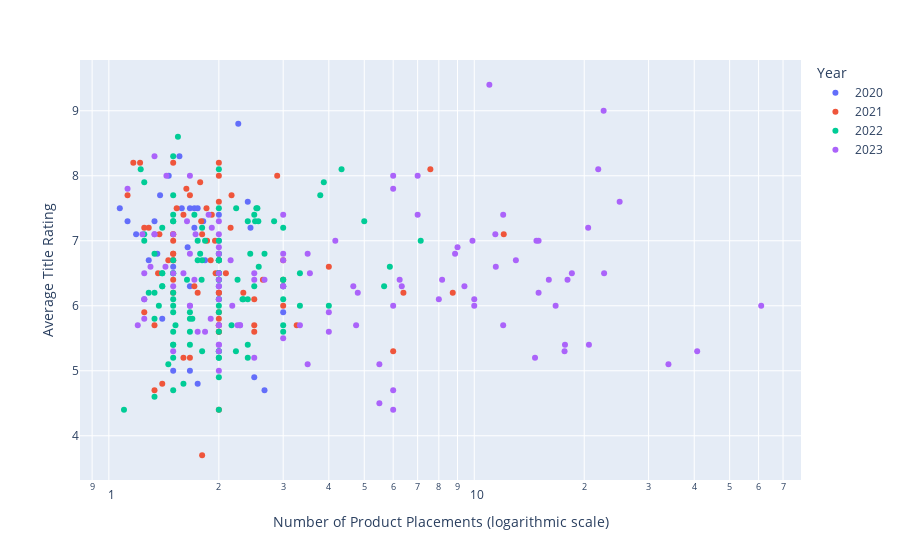

Notebook cell for this chart:
### Code cell
fig2 = px.scatter(
    resolved_data,
    x='imgCount',
    y='averageRating',
    color='year',
    category_orders={'year': resolved_data['year'].sort_values().unique()},
    hover_name='Title',
    log_x=True,
    labels={
        'imgCount':'Number of Product Placements (logarithmic scale)',
        'averageRating':'Average Title Rating',
        'year':'Year'
    }
)

fig2.show()

### Figure 1 — Plotly figure (JSON) as saved in the notebook; plotly's stock layout.template omitted (floating-point values rounded to 4 significant figures)
{"data": [{"hovertemplate": "<b>%{hovertext}</b><br><br>Year=2020<br>Number of Product Placements (logarithmic scale)=%{x}<br>Average Title Rating=%{y}<extra></extra>", "hovertext": ["Gentefied", "Fatman (2020)", "9-1-1: Lone Star", "Power Book II: Ghost", "Trying", "Ted Lasso", "Big Sky", "Unbreakable Kimmy Schmidt: Kimmy vs the Reverend (2020)", "Songbird (2020)", "Operation Christmas Drop (2020)", "Modern Persuasion (2020)", "Locke & Key", "The Empty Man (2020)", "Home Before Dark", "Penguin Bloom (2020)", "Hillbilly Elegy (2020)", "The Flight Attendant", "Industry", "The Stand In (2020)", "Little America", "Breeders", "The Undoing", "All My Life (2020)", "Awkwafina Is Nora from Queens", "Dave", "The Wilds", "Mythic Quest", "Emily in Paris", "Nurses", "Warrior Nun", "Sweet Magnolias", "Woke", "Mainstream (2020)", "Intelligence", "Space Force", "Diary of a Future President", "The Night House (2020)", "Holidate (2020)"], "legendgroup": "2020", "marker": {"color": "#636efa", "symbol": "circle"}, "mode": "markers", "name": "2020", "orientation": "v", "showlegend": true, "type": "scatter", "x": [1.071, 3, 2.441, 1.667, 1.458, 2.26, 1.357, 1.667, 1.75, 1.4, 2.5, 1.125, 2, 1.583, 2, 2, 1.188, 1.714, 2.667, 2.4, 1.714, 2, 2, 1.75, 1.56, 1.333, 1.381, 1.643, 1.25, 2, 1.812, 1.286, 1.5, 1.667, 1.833, 1.5, 2, 2], "xaxis": "x", "y": [7.5, 5.9, 7.2, 7.5, 8, 8.8, 6.8, 5, 4.8, 5.8, 4.9, 7.3, 6.2, 7.5, 6.8, 6.7, 7.1, 7.2, 4.7, 7.6, 7.5, 7.4, 6.3, 7.5, 8.3, 7.3, 7.7, 6.9, 6.1, 7, 7.3, 6.7, 5, 6.3, 6.7, 6.6, 6.5, 6.1], "yaxis": "y"}, {"hovertemplate": "<b>%{hovertext}</b><br><br>Year=2021<br>Number of Product Placements (logarithmic scale)=%{x}<br>Average Title Rating=%{y}<extra></extra>", "hovertext": ["False Positive (2021)", "Best Sellers (2021)", "CODA (2021)", "Mr. Mayor", "To All the Boys: Always and Forever (2021)", "The Premise", "Ginny & Georgia", "Sex/Life", "Spider-Man: No Way Home (2021)", "Here Today (2021)", "The Upshaws", "The Crew", "Walker", "Rutherford Falls", "Call Your Mother", "The Map of Tiny Perfect Things (2021)", "The Sex Lives of College Girls", "Big Shot", "Together Together (2021)", "Silent Night (2021)", "Girls5eva", "Only Murders in the Building", "Mayor of Kingstown", "American Auto", "Grand Crew", "Run the World", "Schmigadoon!", "Hacks", "The Chair", "The Shrink Next Door", "SurrealEstate", "Doogie Kameāloha M.D.", "American Horror Stories", "Law & Order: Organized Crime", "The Kissing Booth 3 (2021)", "Resort to Love (2021)", "Locked Down (2021)", "Flatbush Misdemeanors", "The White Lotus", "A Perfect Match (2021)", "Acapulco", "Tom and Jerry (2021)", "And Just Like That...", "Abbott Elementary", "Joe Pickett", "Pretty Smart", "National Champions (2021)", "A Christmas Number One (2021)", "American Rust", "The Last Letter from Your Lover (2021)", "Clifford the Big Red Dog (2021)", "Those Who Wish Me Dead (2021)", "Lisey's Story", "Saving Paradise (2021)", "He's All That (2021)", "On the Verge", "The Woman in the Window (2021)", "Moxie (2021)", "Heels", "Deadly Illusions (2021)", "The Mighty Ducks: Game Changers", "Swagger", "Good on Paper (2021)", "The Hating Game (2021)", "Nine Perfect Strangers", "Firefly Lane", "The Falcon and the Winter Soldier", "Kevin Can F**k Himself", "Ordinary Joe", "Crisis (2021)", "Invasion", "The Tomorrow War (2021)"], "legendgroup": "2021", "marker": {"color": "#EF553B", "symbol": "circle"}, "mode": "markers", "name": "2021", "orientation": "v", "showlegend": true, "type": "scatter", "x": [1.333, 1.5, 2, 1.5, 1.714, 1.5, 1.533, 2, 2, 1.5, 1.952, 2.091, 1.75, 1.9, 1.6, 1.5, 1.63, 1.85, 3, 2, 2.154, 7.583, 1.167, 1.959, 1.375, 2.64, 1.6, 1.217, 1.286, 1.5, 12.04, 1.857, 6.4, 2.167, 1.4, 1.333, 6, 1.5, 1.778, 2.5, 1.125, 1.667, 3.267, 1.5, 1.667, 2, 2, 2.5, 1.25, 3, 1.25, 3, 2, 2, 2, 1.364, 2.5, 2, 2.889, 1.8, 1.789, 1.913, 2, 2, 1.5, 2, 1.5, 1.8, 1.455, 2.333, 8.733, 4], "xaxis": "x", "y": [4.7, 6.2, 8, 6.4, 6.3, 6.7, 7.5, 5.6, 8.2, 6.7, 7, 6.5, 6.2, 6.7, 5.2, 6.8, 7.8, 7.5, 6.4, 5.7, 7.2, 8.1, 8.2, 6.5, 7.1, 6.4, 7.4, 8.2, 7.2, 7.1, 7.1, 7, 6.2, 7.7, 4.8, 5.7, 5.3, 6.8, 7.9, 6.1, 7.7, 5.2, 5.7, 8.2, 7.7, 5.8, 5.7, 5.6, 7.2, 6.7, 5.9, 6, 5.9, 6.2, 4.4, 6.5, 5.7, 6.7, 8, 3.7, 7.3, 7.4, 5.6, 6.2, 7, 7.6, 7.1, 7.1, 6.7, 6.2, 6.2, 6.6], "yaxis": "y"}, {"hovertemplate": "<b>%{hovertext}</b><br><br>Year=2022<br>Number of Product Placements (logarithmic scale)=%{x}<br>Average Title Rating=%{y}<extra></extra>", "hovertext": ["The Dropout", "Marry Me (2022)", "Don't Worry Darling (2022)", "She-Hulk: Attorney at Law", "Spirited (2022)", "Press Play (2022)", "Super Pumped", "She Said (2022)", "Rap Sh!t", "Reasonable Doubt", "From Scratch", "Rescued by Ruby (2022)", "Joe vs. Carole", "Wedding Season (2022)", "Anything's Possible (2022)", "Fleishman Is in Trouble", "Power Book IV: Force", "The Resort", "Hocus Pocus 2 (2022)", "Vengeance (2022)", "Watcher (2022)", "WeCrashed", "Suspicion", "Sonic the Hedgehog 2 (2022)", "As We See It", "The Afterparty", "Confess, Fletch (2022)", "Echo 3", "Bel-Air", "Mr. Harrigan's Phone (2022)", "Pretty Little Liars: Original Sin", "Peacemaker", "Family Squares (2022)", "The Kings of Napa", "The First Lady", "Father of the Bride (2022)", "First Kill", "Slumberland (2022)", "Archive 81", "Wednesday", "The Bubble (2022)", "Naomi", "Irma Vep", "The Lincoln Lawyer", "Men (2022)", "God's Favorite Idiot", "Secret Headquarters (2022)", "The Summer I Turned Pretty", "Blacklight (2022)", "Boo, Bitch", "Somewhere in Queens (2022)", "Hollywood Stargirl (2022)", "Keep Breathing", "Kimi (2022)", "Loot", "Look Both Ways (2022)", "Let the Right One In", "Kindred", "The Bear", "About Fate (2022)", "How I Met Your Father", "Along for the Ride (2022)", "Alone Together (2022)", "Better Nate Than Ever (2022)", "Poker Face (2022)", "The Watcher", "Lopez vs. Lopez", "Fantasy Football (2022)", "My Fake Boyfriend (2022)", "Reboot", "A Perfect Pairing (2022)", "Fire Island (2022)", "Emily the Criminal (2022)", "Raymond & Ray (2022)", "Partner Track", "Alaska Daily", "Love in the Villa (2022)", "Uncoupled", "Pitch Perfect: Bumper in Berlin", "Love & Gelato (2022)", "The Calling", "Christmas with You (2022)", "Blockbuster", "Honor Society (2022)", "Quantum Leap", "The Rookie: Feds", "So Help Me Todd", "Wicked City", "Love in the Limelight (2022)", "The Sky Is Everywhere (2022)", "Glass Onion: A Knives Out Mystery (2022)", "Chip 'n Dale: Rescue Rangers (2022)", "13: The Musical (2022)", "The Valet (2022)", "Luckiest Girl Alive (2022)", "Ambulance (2022)", "Slow Horses", "Space Oddity (2022)", "I Want You Back (2022)", "Cheaper by the Dozen (2022)", "The Power", "Angelyne", "Shining Vale", "Hustle (2022)", "Jurassic World Dominion (2022)", "Inventing Anna", "Goodnight Mommy (2022)", "The People We Hate at the Wedding (2022)", "Black Panther: Wakanda Forever (2022)", "I Love That for You", "Bros (2022)", "Last Light"], "legendgroup": "2022", "marker": {"color": "#00cc96", "symbol": "circle"}, "mode": "markers", "name": "2022", "orientation": "v", "showlegend": true, "type": "scatter", "x": [2.231, 2.4, 3, 2, 2.571, 1.5, 2.565, 2.4, 5.875, 1.4, 1.25, 3, 1.286, 5.667, 2.167, 1.5, 4.333, 1.5, 2, 2, 2.5, 2.514, 1.333, 1.5, 2, 2.833, 2, 1.4, 1.794, 3.333, 1.25, 1.5, 1.5, 1.1, 1.8, 1.667, 1.5, 2, 1.5, 1.222, 1.5, 2, 1.333, 3.789, 1.5, 1.692, 2, 5, 1.6, 1.5, 2.667, 1.333, 1.8, 3, 1.778, 1.4, 2, 2.5, 1.545, 3, 1.522, 2, 1.667, 2, 1.5, 1.4, 1.37, 2, 2.4, 1.714, 2.333, 2, 2, 1.5, 1.8, 2.533, 1.5, 1.833, 1.636, 2, 1.25, 2, 1.455, 3.333, 2.321, 2.227, 2.55, 2, 2, 3, 2, 2, 2, 1.75, 2.25, 3, 3.875, 2.4, 2, 1.333, 1.75, 4, 7.136, 1.5, 1.667, 2.438, 3, 1.667, 1.5, 1.4, 3, 1.5], "xaxis": "x", "y": [7.5, 6.1, 6.3, 5.3, 6.6, 6, 7.3, 7.3, 6.6, 6.3, 7.9, 7.2, 6.2, 6.3, 5.7, 7.7, 8.1, 7.4, 6, 6.8, 6.3, 7.3, 6.2, 6.5, 8.1, 7.3, 6.5, 6.5, 6.4, 6, 7, 8.3, 5.6, 4.4, 7.2, 5.9, 6.5, 6.7, 7.3, 8.1, 4.7, 4.9, 6.8, 7.7, 6.1, 5.8, 5.2, 7.3, 4.8, 5.9, 6.8, 5.8, 5.3, 6.3, 6.8, 6.3, 7.5, 7.4, 8.6, 6.4, 5.7, 6.1, 5.4, 6.4, 5.2, 6.5, 6, 5.9, 5.2, 7.4, 6.1, 6.7, 6.7, 6.2, 6.7, 7.5, 5.4, 7, 6.4, 5.2, 7.1, 5.6, 5.1, 6.5, 6.1, 5.3, 7.5, 4.4, 6.5, 5.6, 6.4, 7, 5.3, 6.7, 6.4, 6.1, 7.9, 5.4, 6.5, 4.6, 7, 6, 7, 7.3, 5.6, 6.8, 5.7, 5.8, 6.7, 7.2, 6.4, 5.4], "yaxis": "y"}, {"hovertemplate": "<b>%{hovertext}</b><br><br>Year=2023<br>Number of Product Placements (logarithmic scale)=%{x}<br>Average Title Rating=%{y}<extra></extra>", "hovertext": ["Shazam! Fury of the Gods (2023)", "Red, White & Royal Blue (2023)", "Missing (2023)", "The Out-Laws (2023)", "The Killer (2023)", "The Kill Room (2023)", "Love in Taipei (2023)", "The Other Zoey (2023)", "Who Are You People (2023)", "The Re-Education of Molly Singer (2023)", "Your Place or Mine (2023)", "The List (2023)", "Dead Ringers", "FUBAR", "High Desert", "Gen V", "Past Lives (2023)", "Reptile (2023)", "Platonic", "Love at First Sight (2023)", "The Curse", "I'm a Virgo", "If You Were the Last (2023)", "May December (2023)", "The Last Thing He Told Me", "On a Wing and a Prayer (2023)", "Dumb Money (2023)", "Spy Kids: Armageddon (2023)", "Shortcomings (2023)", "XO, Kitty", "Florida Man", "Cat Person (2023)", "The Big Door Prize", "One True Loves (2023)", "The Retirement Plan (2023)", "At Midnight (2023)", "The Idol", "City on Fire", "Barbie (2023)", "Murder Mystery 2 (2023)", "Pain Hustlers (2023)", "Joy Ride (2023)", "Full Circle", "Ghosted (2023)", "Somebody I Used to Know (2023)", "Dog Gone (2023)", "Vacation Friends 2 (2023)", "The Watchful Eye", "Jules (2023)", "Kaleidoscope", "Harlan Coben's Shelter", "Freeridge", "American Born Chinese", "The Fall of the House of Usher", "No Hard Feelings (2023)", "Shrinking", "Freelance (2023)", "Magic Mike's Last Dance (2023)", "The Irrational", "Fair Play (2023)", "Haunted Mansion (2023)", "The Beanie Bubble (2023)", "The Equalizer", "The Equalizer 3 (2023)", "Prom Pact (2023)", "Up Here", "Dear Edward", "Not Dead Yet", "Old Dads (2023)", "The Muppets Mayhem", "The Puppetman (2023)", "Unstable", "Glamorous", "Lucky Hank", "Bupkis", "What Happens Later (2023)", "A Tourist's Guide to Love (2023)", "Promised Land", "Book Club: The Next Chapter (2023)", "Tiny Beautiful Things", "My Big Fat Greek Wedding 3 (2023)", "Theater Camp (2023)", "You Are So Not Invited to My Bat Mitzvah (2023)", "The Other Black Girl", "Animal Control", "BlackBerry (2023)", "Jury Duty", "The Slumber Party (2023)", "Beautiful Disaster (2023)", "Drunk, Driving, and 17 (2023)", "Judge Me Not", "Love in the Maldives (2023)", "If I Can't Have You (2023)", "It's a Wonderful Knife (2023)", "Puppy Love (2023)", "Office Race (2023)", "Sid Is Dead (2023)", "Nyad (2023)", "Rabbit Hole", "Plane (2023)", "Back on the Strip (2023)", "Wonderwell (2023)", "She Came to Me (2023)", "Fast Charlie (2023)", "We Have a Ghost (2023)", "Finestkind (2023)", "Sitting in Bars with Cake (2023)", "The Changeling", "Found", "Cobweb (2023)", "Blue Beetle (2023)", "Mission: Impossible - Dead Reckoning Part One (2023)"], "legendgroup": "2023", "marker": {"color": "#ab63fa", "symbol": "circle"}, "mode": "markers", "name": "2023", "orientation": "v", "showlegend": true, "type": "scatter", "x": [1.667, 14.8, 1.333, 2, 12, 20.6, 2, 16.7, 5.5, 4.667, 2.286, 17.71, 1.25, 2.5, 4.8, 7, 6, 3.5, 1.913, 3, 22.6, 1.5, 15, 7, 1.6, 3, 11.42, 6, 18.5, 3.55, 3, 61, 3, 2, 34, 1.75, 2.286, 2.667, 15, 2.25, 2, 2, 1.714, 1.25, 1.2, 1.667, 2, 2, 13, 1.3, 11.45, 1.9, 1.333, 21.84, 6.25, 1.667, 40.75, 2.5, 9.889, 22.67, 8, 3, 2, 9, 1.5, 2.5, 1.235, 4.167, 6.333, 1.438, 17.67, 2.154, 2.176, 1.667, 1.636, 25, 3.333, 1.125, 1.833, 1.727, 14.67, 2, 10, 2, 1.429, 3, 1.333, 12, 1.5, 2, 2, 2, 2, 4, 9.4, 3.5, 4.75, 20.5, 1.875, 1.5, 6, 5.5, 16, 11, 1.25, 18, 8.167, 6, 8.861, 4, 10, 6], "xaxis": "x", "y": [6, 7, 7.1, 5.4, 7.4, 5.4, 5.7, 6, 5.1, 6.3, 5.7, 5.4, 6.5, 6.5, 6.2, 8, 8, 6.8, 7.2, 6.8, 9, 7.1, 6.2, 7.4, 6.5, 5.5, 7.1, 4.4, 6.5, 6.5, 6.7, 6, 6.3, 5.4, 5.1, 5.6, 5.7, 6.4, 7, 5.7, 5.7, 6.5, 6.4, 5.8, 5.7, 6, 5.3, 6.3, 6.7, 6.6, 6.6, 5.8, 7.1, 8.1, 6.4, 8, 5.3, 5.2, 7, 6.5, 6.1, 6.3, 6.9, 6.9, 6.3, 6.4, 7.1, 7, 6.3, 8, 5.3, 6.7, 6, 6.8, 7.3, 7.6, 5.7, 7.8, 5.6, 7.1, 5.2, 7.1, 6, 6.8, 6.6, 7.4, 8.3, 5.7, 5.3, 6.4, 7.3, 6.1, 5, 5.6, 6.3, 5.1, 5.7, 7.2, 7.4, 6.5, 4.7, 4.5, 6.4, 9.4, 6.1, 6.4, 6.4, 6, 6.8, 5.9, 6.1, 7.8], "yaxis": "y"}], "layout": {"legend": {"title": {"text": "Year"}, "tracegroupgap": 0}, "margin": {"t": 60}, "xaxis": {"anchor": "y", "domain": [0, 1], "title": {"text": "Number of Product Placements (logarithmic scale)"}, "type": "log"}, "yaxis": {"anchor": "x", "domain": [0, 1], "title": {"text": "Average Title Rating"}}}}
